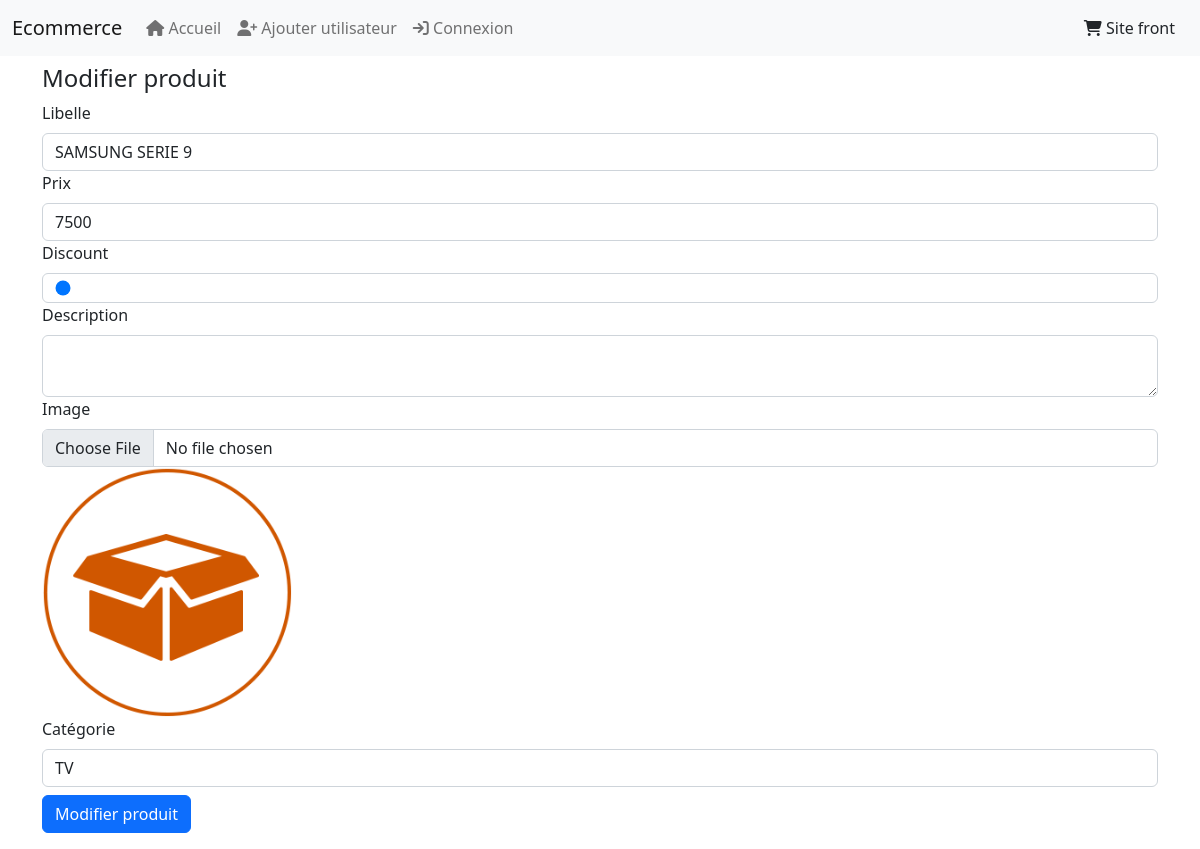
Page /modifier_produit.php?id=5 on the committed database.
### tables this page shows
CREATE TABLE `produit` (
  `id` int(11) NOT NULL,
  `libelle` varchar(100) NOT NULL,
  `prix` decimal(10,0) NOT NULL,
  `discount` int(11) NOT NULL,
  `id_categorie` int(11) NOT NULL,
  `date_creation` datetime NOT NULL,
  `description` varchar(255) NOT NULL,
  `image` varchar(150) NOT NULL
);

### modifier_produit.php (the view, shortened to what this page needs)
<!doctype html>
<html lang="en">
<head>
    <?php include 'include/head.php' ?>
</head>
<body>
<?php
include 'include/nav.php' ?>
<div class="container py-2">
    <h4>Modifier produit</h4>
    <?php
    $id = $_GET['id'];
    require_once 'include/database.php';
    $sqlState = $pdo->prepare('SELECT * from produit WHERE id=?');
    $sqlState->execute([$id]);
    $produit = $sqlState->fetch(PDO::FETCH_OBJ);;
                ?>
    <form method="post" enctype="multipart/form-data">
        <label class="form-label">Libelle</label>
        <input type="text" class="form-control" name="libelle" value="<?= $produit->libelle ?>">
        <label class="form-label">Prix</label>
        <input type="number" class="form-control" step="0.1" name="prix" min="0" value="<?= $produit->prix ?>">
        <label class="form-label">Discount</label>
        <input type="range" value="0" class="form-control" name="discount" min="0" max="90"
               value="<?= $produit->discount ?>">
        <label class="form-label">Description</label>
        <textarea class="form-control" name="description"><?= $produit->description ?></textarea>
        <label class="form-label">Image</label>
        <input type="file" class="form-control" name="image">
        <img width="250" class="img img-fluid" src="upload/produit/<?= $produit->image ?>"><br>
        <?php
        $categories = $pdo->query('SELECT * FROM categorie')->fetchAll(PDO::FETCH_ASSOC);
        ?>
        <label class="form-label">Catégorie</label>
        <select name="categorie" class="form-control">
            <?php
            foreach ($categories as $categorie) {
                $selected = $produit->id_categorie == $categorie['id'] ? ' selected ' : '';
                echo "<option $selected value='" . $categorie['id'] . "'>" . $categorie['libelle'] . "</option>";
            }
            ?>
        </select>
        <input type="submit" value="Modifier produit" class="btn btn-primary my-2" name="modifier">
    </form>
</div>
</body>
</html>

### rows in the picture
produit: libelle "SAMSUNG SERIE 9", prix "7500", discount "0", image (picture)

### other values in the picture
form field categorie "TV"
